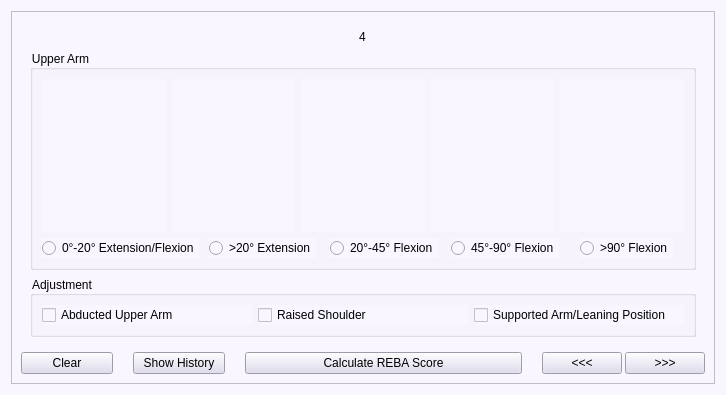
<?xml version="1.0" encoding="UTF-8"?>
<ui version="4.0">
 <class>Form</class>
 <widget class="QWidget" name="Form">
  <property name="geometry">
   <rect>
    <x>0</x>
    <y>0</y>
    <width>726</width>
    <height>395</height>
   </rect>
  </property>
  <property name="windowTitle">
   <string>Form</string>
  </property>
  <property name="styleSheet">
   <string notr="true">background-color: rgb(249, 246, 255);</string>
  </property>
  <layout class="QVBoxLayout" name="verticalLayout">
   <item>
    <widget class="QScrollArea" name="scrollArea">
     <property name="autoFillBackground">
      <bool>true</bool>
     </property>
     <property name="styleSheet">
      <string notr="true"/>
     </property>
     <property name="widgetResizable">
      <bool>true</bool>
     </property>
     <widget class="QWidget" name="scrollAreaWidgetContents">
      <property name="geometry">
       <rect>
        <x>0</x>
        <y>0</y>
        <width>706</width>
        <height>375</height>
       </rect>
      </property>
      <property name="styleSheet">
       <string notr="true">QTabBar::tab {
	background-color: rgb(222, 217, 238);
    color: black;
}
QTabBar::tab:selected {
   	background-color: rgb(204, 193, 238);
    color: black;
}</string>
      </property>
      <layout class="QVBoxLayout" name="verticalLayout_2">
       <item>
        <widget class="QStackedWidget" name="stackedWidget">
         <property name="currentIndex">
          <number>3</number>
         </property>
         <widget class="QWidget" name="page_1">
          <property name="styleSheet">
           <string notr="true"/>
          </property>
          <layout class="QVBoxLayout" name="verticalLayout_3" stretch="0,5,1">
           <item alignment="Qt::AlignHCenter">
            <widget class="QLabel" name="page1_label">
             <property name="text">
              <string>1</string>
             </property>
            </widget>
           </item>
           <item>
            <widget class="QGroupBox" name="neck_groupbox">
             <property name="title">
              <string>Neck</string>
             </property>
             <layout class="QVBoxLayout" name="verticalLayout_4" stretch="3,1">
              <item>
               <layout class="QHBoxLayout" name="nackimg_hbox">
                <property name="spacing">
                 <number>50</number>
                </property>
                <property name="bottomMargin">
                 <number>0</number>
                </property>
                <item>
                 <widget class="QLabel" name="neckimg_1">
                  <property name="styleSheet">
                   <string notr="true">border-image: url(:/Neck/resource/neck/neck1.png);</string>
                  </property>
                  <property name="text">
                   <string/>
                  </property>
                 </widget>
                </item>
                <item>
                 <widget class="QLabel" name="neckimg_2">
                  <property name="styleSheet">
                   <string notr="true">border-image: url(:/Neck/resource/neck/neck2.png);</string>
                  </property>
                  <property name="text">
                   <string/>
                  </property>
                 </widget>
                </item>
                <item>
                 <widget class="QLabel" name="neckimg_3">
                  <property name="styleSheet">
                   <string notr="true">border-image: url(:/Neck/resource/neck/neck3.png);</string>
                  </property>
                  <property name="text">
                   <string/>
                  </property>
                 </widget>
                </item>
               </layout>
              </item>
              <item>
               <layout class="QHBoxLayout" name="neckbtn_hbox">
                <item alignment="Qt::AlignHCenter">
                 <widget class="QRadioButton" name="neckbtn_1">
                  <property name="text">
                   <string>0-20° Flexion</string>
                  </property>
                 </widget>
                </item>
                <item alignment="Qt::AlignHCenter">
                 <widget class="QRadioButton" name="neckbtn_2">
                  <property name="text">
                   <string>in Extension</string>
                  </property>
                 </widget>
                </item>
                <item alignment="Qt::AlignHCenter">
                 <widget class="QRadioButton" name="neckbtn_3">
                  <property name="text">
                   <string>20° Flexion</string>
                  </property>
                 </widget>
                </item>
               </layout>
              </item>
             </layout>
            </widget>
           </item>
           <item>
            <widget class="QGroupBox" name="neckadj_groupBox">
             <property name="title">
              <string>Adjustment</string>
             </property>
             <layout class="QVBoxLayout" name="verticalLayout_5">
              <item>
               <widget class="QCheckBox" name="neck_adjbtn_1">
                <property name="text">
                 <string>Twisted or Side-Bending</string>
                </property>
               </widget>
              </item>
             </layout>
            </widget>
           </item>
          </layout>
         </widget>
         <widget class="QWidget" name="page_2">
          <layout class="QVBoxLayout" name="verticalLayout_6" stretch="0,5,1">
           <item alignment="Qt::AlignHCenter">
            <widget class="QLabel" name="page2_label">
             <property name="text">
              <string>2</string>
             </property>
            </widget>
           </item>
           <item>
            <widget class="QGroupBox" name="trunk_groupbox">
             <property name="title">
              <string>Trunk</string>
             </property>
             <layout class="QVBoxLayout" name="verticalLayout_7" stretch="3,1">
              <item>
               <layout class="QHBoxLayout" name="trunkimg_hbox">
                <item>
                 <widget class="QLabel" name="trunkimg_1">
                  <property name="autoFillBackground">
                   <bool>false</bool>
                  </property>
                  <property name="styleSheet">
                   <string notr="true">border-image: url(:/Trunk/resource/trunk/trunk1.png);</string>
                  </property>
                  <property name="text">
                   <string/>
                  </property>
                 </widget>
                </item>
                <item>
                 <widget class="QLabel" name="trunkimg_2">
                  <property name="styleSheet">
                   <string notr="true">border-image: url(:/Trunk/resource/trunk/trunk2.png);</string>
                  </property>
                  <property name="text">
                   <string/>
                  </property>
                 </widget>
                </item>
                <item>
                 <widget class="QLabel" name="trunkimg_3">
                  <property name="styleSheet">
                   <string notr="true">border-image: url(:/Trunk/resource/trunk/trunk3.png);</string>
                  </property>
                  <property name="text">
                   <string/>
                  </property>
                 </widget>
                </item>
                <item>
                 <widget class="QLabel" name="trunkimg_4">
                  <property name="styleSheet">
                   <string notr="true">border-image: url(:/Trunk/resource/trunk/trunk4.png);</string>
                  </property>
                  <property name="text">
                   <string/>
                  </property>
                 </widget>
                </item>
                <item>
                 <widget class="QLabel" name="trunkimg_5">
                  <property name="styleSheet">
                   <string notr="true">border-image: url(:/Trunk/resource/trunk/trunk5.png);</string>
                  </property>
                  <property name="text">
                   <string/>
                  </property>
                 </widget>
                </item>
               </layout>
              </item>
              <item>
               <layout class="QHBoxLayout" name="trunkbtn_hbox">
                <item alignment="Qt::AlignHCenter">
                 <widget class="QRadioButton" name="trunkbtn_1">
                  <property name="text">
                   <string>Standing Still</string>
                  </property>
                 </widget>
                </item>
                <item alignment="Qt::AlignHCenter">
                 <widget class="QRadioButton" name="trunkbtn_2">
                  <property name="text">
                   <string>in Extension</string>
                  </property>
                 </widget>
                </item>
                <item alignment="Qt::AlignHCenter">
                 <widget class="QRadioButton" name="trunkbtn_3">
                  <property name="text">
                   <string>0°-20° Flexion</string>
                  </property>
                 </widget>
                </item>
                <item alignment="Qt::AlignHCenter">
                 <widget class="QRadioButton" name="trunkbtn_4">
                  <property name="text">
                   <string>20°-60° Flexion</string>
                  </property>
                 </widget>
                </item>
                <item alignment="Qt::AlignHCenter">
                 <widget class="QRadioButton" name="trunkbtn_5">
                  <property name="text">
                   <string>&gt;60° Flexion</string>
                  </property>
                 </widget>
                </item>
               </layout>
              </item>
             </layout>
            </widget>
           </item>
           <item>
            <widget class="QGroupBox" name="trunkadj_groupBox">
             <property name="title">
              <string>Adjustment</string>
             </property>
             <layout class="QVBoxLayout" name="verticalLayout_8">
              <item>
               <widget class="QCheckBox" name="trunkadj_1">
                <property name="text">
                 <string>Twisted or Side Bending</string>
                </property>
               </widget>
              </item>
             </layout>
            </widget>
           </item>
          </layout>
         </widget>
         <widget class="QWidget" name="page">
          <layout class="QVBoxLayout" name="verticalLayout_10" stretch="0,2">
           <item alignment="Qt::AlignHCenter">
            <widget class="QLabel" name="page3_label">
             <property name="text">
              <string>3</string>
             </property>
            </widget>
           </item>
           <item>
            <widget class="QSplitter" name="page3_splitter">
             <property name="orientation">
              <enum>Qt::Horizontal</enum>
             </property>
             <widget class="QGroupBox" name="legs_groupbox">
              <property name="title">
               <string>Legs</string>
              </property>
              <layout class="QVBoxLayout" name="verticalLayout_9" stretch="3,1">
               <item>
                <layout class="QHBoxLayout" name="legsimg_hbox">
                 <item>
                  <widget class="QLabel" name="legsimg_1">
                   <property name="styleSheet">
                    <string notr="true">border-image: url(:/Legs/resource/legs/legs1.png);</string>
                   </property>
                   <property name="text">
                    <string/>
                   </property>
                  </widget>
                 </item>
                 <item>
                  <widget class="QLabel" name="legsimg_2">
                   <property name="styleSheet">
                    <string notr="true">border-image: url(:/Legs/resource/legs/legs2.png);</string>
                   </property>
                   <property name="text">
                    <string/>
                   </property>
                  </widget>
                 </item>
                </layout>
               </item>
               <item>
                <layout class="QHBoxLayout" name="legsbtn_hbox">
                 <item alignment="Qt::AlignHCenter|Qt::AlignTop">
                  <widget class="QRadioButton" name="legsbtn_1">
                   <property name="text">
                    <string>Balanced</string>
                   </property>
                  </widget>
                 </item>
                 <item alignment="Qt::AlignHCenter|Qt::AlignTop">
                  <widget class="QRadioButton" name="legsbtn_2">
                   <property name="text">
                    <string>Unbalanced</string>
                   </property>
                  </widget>
                 </item>
                </layout>
               </item>
              </layout>
             </widget>
             <widget class="QGroupBox" name="legsadj_groupbox">
              <property name="title">
               <string>Adjustment</string>
              </property>
              <layout class="QVBoxLayout" name="verticalLayout_13" stretch="3,1">
               <item>
                <layout class="QHBoxLayout" name="legsadjimg_hbox">
                 <item>
                  <widget class="QLabel" name="legsimg_3">
                   <property name="styleSheet">
                    <string notr="true">border-image: url(:/Legs/resource/legs/legs3.png);</string>
                   </property>
                   <property name="text">
                    <string/>
                   </property>
                  </widget>
                 </item>
                 <item>
                  <widget class="QLabel" name="legsimg_4">
                   <property name="styleSheet">
                    <string notr="true">border-image: url(:/Legs/resource/legs/legs4.png);</string>
                   </property>
                   <property name="text">
                    <string/>
                   </property>
                  </widget>
                 </item>
                 <item>
                  <widget class="QLabel" name="legsimg_5">
                   <property name="styleSheet">
                    <string notr="true">border-image: url(:/Legs/resource/legs/legs5.png);</string>
                   </property>
                   <property name="text">
                    <string/>
                   </property>
                  </widget>
                 </item>
                </layout>
               </item>
               <item>
                <layout class="QHBoxLayout" name="legsadjbtn_hbox">
                 <item alignment="Qt::AlignHCenter|Qt::AlignTop">
                  <widget class="QRadioButton" name="legsadj_1">
                   <property name="text">
                    <string>None</string>
                   </property>
                  </widget>
                 </item>
                 <item alignment="Qt::AlignHCenter|Qt::AlignTop">
                  <widget class="QRadioButton" name="legsadj_2">
                   <property name="text">
                    <string>30°-60° Degrees Flexion</string>
                   </property>
                  </widget>
                 </item>
                 <item alignment="Qt::AlignHCenter|Qt::AlignTop">
                  <widget class="QRadioButton" name="legsadj_3">
                   <property name="text">
                    <string>&gt;60° Flexion</string>
                   </property>
                  </widget>
                 </item>
                </layout>
               </item>
              </layout>
             </widget>
            </widget>
           </item>
          </layout>
         </widget>
         <widget class="QWidget" name="page_4">
          <layout class="QVBoxLayout" name="verticalLayout_11" stretch="0,5,1">
           <item alignment="Qt::AlignHCenter">
            <widget class="QLabel" name="page4_label">
             <property name="text">
              <string>4</string>
             </property>
            </widget>
           </item>
           <item>
            <widget class="QGroupBox" name="upperarm_groupbox">
             <property name="title">
              <string>Upper Arm</string>
             </property>
             <layout class="QVBoxLayout" name="verticalLayout_12" stretch="3,1">
              <item>
               <layout class="QHBoxLayout" name="upperarmimg_hbox">
                <item>
                 <widget class="QLabel" name="upperarmimg_1">
                  <property name="styleSheet">
                   <string notr="true">border-image: url(:/Upper Arm/resource/upperarms/upperarms1.png);</string>
                  </property>
                  <property name="text">
                   <string/>
                  </property>
                 </widget>
                </item>
                <item>
                 <widget class="QLabel" name="upperarmimg_2">
                  <property name="styleSheet">
                   <string notr="true">border-image: url(:/Upper Arm/resource/upperarms/upperarms2.png);</string>
                  </property>
                  <property name="text">
                   <string/>
                  </property>
                 </widget>
                </item>
                <item>
                 <widget class="QLabel" name="upperarmimg_3">
                  <property name="styleSheet">
                   <string notr="true">border-image: url(:/Upper Arm/resource/upperarms/upperarms3.png);</string>
                  </property>
                  <property name="text">
                   <string/>
                  </property>
                 </widget>
                </item>
                <item>
                 <widget class="QLabel" name="upperarmimg_4">
                  <property name="styleSheet">
                   <string notr="true">border-image: url(:/Upper Arm/resource/upperarms/upperarms4.png);</string>
                  </property>
                  <property name="text">
                   <string/>
                  </property>
                 </widget>
                </item>
                <item>
                 <widget class="QLabel" name="upperarmimg_5">
                  <property name="styleSheet">
                   <string notr="true">border-image: url(:/Upper Arm/resource/upperarms/upperarms5.png);</string>
                  </property>
                  <property name="text">
                   <string/>
                  </property>
                 </widget>
                </item>
               </layout>
              </item>
              <item>
               <layout class="QHBoxLayout" name="upperarmbtn_hbox">
                <item alignment="Qt::AlignHCenter">
                 <widget class="QRadioButton" name="upperarmbtn_1">
                  <property name="text">
                   <string>0°-20° Extension/Flexion</string>
                  </property>
                 </widget>
                </item>
                <item alignment="Qt::AlignHCenter">
                 <widget class="QRadioButton" name="upperarmbtn_2">
                  <property name="text">
                   <string>&gt;20° Extension</string>
                  </property>
                 </widget>
                </item>
                <item alignment="Qt::AlignHCenter">
                 <widget class="QRadioButton" name="upperarmbtn_3">
                  <property name="text">
                   <string>20°-45° Flexion</string>
                  </property>
                 </widget>
                </item>
                <item alignment="Qt::AlignHCenter">
                 <widget class="QRadioButton" name="upperarmbtn_4">
                  <property name="text">
                   <string>45°-90° Flexion</string>
                  </property>
                 </widget>
                </item>
                <item alignment="Qt::AlignHCenter">
                 <widget class="QRadioButton" name="upperarmbtn_5">
                  <property name="autoFillBackground">
                   <bool>false</bool>
                  </property>
                  <property name="styleSheet">
                   <string notr="true"/>
                  </property>
                  <property name="text">
                   <string>&gt;90° Flexion</string>
                  </property>
                 </widget>
                </item>
               </layout>
              </item>
             </layout>
            </widget>
           </item>
           <item>
            <widget class="QGroupBox" name="upperarmadj_groupbox">
             <property name="title">
              <string>Adjustment</string>
             </property>
             <layout class="QHBoxLayout" name="horizontalLayout_2">
              <item>
               <widget class="QCheckBox" name="upperarmadj_1">
                <property name="text">
                 <string>Abducted Upper Arm</string>
                </property>
               </widget>
              </item>
              <item>
               <widget class="QCheckBox" name="upperarmadj_2">
                <property name="text">
                 <string>Raised Shoulder</string>
                </property>
               </widget>
              </item>
              <item>
               <widget class="QCheckBox" name="upperarmadj_3">
                <property name="text">
                 <string>Supported Arm/Leaning Position</string>
                </property>
               </widget>
              </item>
             </layout>
            </widget>
           </item>
          </layout>
         </widget>
         <widget class="QWidget" name="page_5">
          <layout class="QVBoxLayout" name="verticalLayout_15" stretch="0,5">
           <item alignment="Qt::AlignHCenter">
            <widget class="QLabel" name="page5_label">
             <property name="text">
              <string>5</string>
             </property>
            </widget>
           </item>
           <item>
            <widget class="QSplitter" name="splitter">
             <property name="orientation">
              <enum>Qt::Horizontal</enum>
             </property>
             <widget class="QGroupBox" name="lowerarm_groupbox">
              <property name="title">
               <string>Lower Arm</string>
              </property>
              <layout class="QVBoxLayout" name="verticalLayout_16" stretch="3,1">
               <item>
                <layout class="QHBoxLayout" name="lowerarmimg_hbox">
                 <property name="spacing">
                  <number>100</number>
                 </property>
                 <item>
                  <widget class="QLabel" name="lowerarmimg_1">
                   <property name="styleSheet">
                    <string notr="true">border-image: url(:/Lower Arm/resource/lowerarms/lowerarms1.png);</string>
                   </property>
                   <property name="text">
                    <string/>
                   </property>
                  </widget>
                 </item>
                 <item>
                  <widget class="QLabel" name="lowerarmimg_2">
                   <property name="styleSheet">
                    <string notr="true">border-image: url(:/Lower Arm/resource/lowerarms/lowerarms2.png);</string>
                   </property>
                   <property name="text">
                    <string/>
                   </property>
                  </widget>
                 </item>
                </layout>
               </item>
               <item>
                <layout class="QHBoxLayout" name="lowerarmbtn_hbox">
                 <item alignment="Qt::AlignHCenter">
                  <widget class="QRadioButton" name="lowerarmbtn_1">
                   <property name="text">
                    <string>60°-100° Flexion</string>
                   </property>
                  </widget>
                 </item>
                 <item alignment="Qt::AlignHCenter">
                  <widget class="QRadioButton" name="lowerarmbtn_2">
                   <property name="text">
                    <string>&lt;60° Flex/&gt;100°Flex</string>
                   </property>
                  </widget>
                 </item>
                </layout>
               </item>
              </layout>
             </widget>
            </widget>
           </item>
          </layout>
         </widget>
         <widget class="QWidget" name="page_6">
          <layout class="QVBoxLayout" name="verticalLayout_14">
           <item alignment="Qt::AlignHCenter">
            <widget class="QLabel" name="page6_label">
             <property name="text">
              <string>6</string>
             </property>
            </widget>
           </item>
           <item>
            <widget class="QGroupBox" name="wrist_groupbox">
             <property name="title">
              <string>Wrist</string>
             </property>
             <layout class="QVBoxLayout" name="verticalLayout_17" stretch="3,1">
              <item>
               <layout class="QHBoxLayout" name="wristimg_hbox">
                <property name="spacing">
                 <number>100</number>
                </property>
                <item>
                 <widget class="QLabel" name="wristimg_1">
                  <property name="styleSheet">
                   <string notr="true">border-image: url(:/Wrist/resource/wrist/wrist1.png);</string>
                  </property>
                  <property name="text">
                   <string/>
                  </property>
                 </widget>
                </item>
                <item>
                 <widget class="QLabel" name="wristimg_2">
                  <property name="styleSheet">
                   <string notr="true">border-image: url(:/Wrist/resource/wrist/wrist2.png);</string>
                  </property>
                  <property name="text">
                   <string/>
                  </property>
                 </widget>
                </item>
               </layout>
              </item>
              <item>
               <layout class="QHBoxLayout" name="wristbtn_hbox">
                <item alignment="Qt::AlignHCenter">
                 <widget class="QRadioButton" name="wristbtn_1">
                  <property name="text">
                   <string>0°-15° Extend/Flex</string>
                  </property>
                 </widget>
                </item>
                <item alignment="Qt::AlignHCenter">
                 <widget class="QRadioButton" name="wristbtn_2">
                  <property name="text">
                   <string>&gt;15° Extend/Flex</string>
                  </property>
                 </widget>
                </item>
               </layout>
              </item>
             </layout>
            </widget>
           </item>
           <item>
            <widget class="QGroupBox" name="wrist_groupbox_2">
             <property name="title">
              <string>Adjustment</string>
             </property>
             <layout class="QVBoxLayout" name="verticalLayout_22">
              <item>
               <widget class="QCheckBox" name="wristadj_1">
                <property name="text">
                 <string>Bent Wrist</string>
                </property>
               </widget>
              </item>
             </layout>
            </widget>
           </item>
          </layout>
         </widget>
         <widget class="QWidget" name="page_7">
          <layout class="QVBoxLayout" name="verticalLayout_19" stretch="0,1,0,0">
           <item alignment="Qt::AlignHCenter">
            <widget class="QLabel" name="page7_label">
             <property name="text">
              <string>7</string>
             </property>
            </widget>
           </item>
           <item>
            <widget class="QGroupBox" name="forceload_groupbox">
             <property name="title">
              <string>Force/Load  Score</string>
             </property>
             <layout class="QVBoxLayout" name="verticalLayout_18">
              <item>
               <layout class="QHBoxLayout" name="forcebtn_hbox">
                <item>
                 <widget class="QRadioButton" name="forcebtn_1">
                  <property name="text">
                   <string>&lt;5 kg</string>
                  </property>
                 </widget>
                </item>
                <item>
                 <widget class="QRadioButton" name="forcebtn_2">
                  <property name="text">
                   <string>5-10 kg</string>
                  </property>
                 </widget>
                </item>
                <item>
                 <widget class="QRadioButton" name="forcebtn_3">
                  <property name="text">
                   <string>&gt;10  kg</string>
                  </property>
                 </widget>
                </item>
               </layout>
              </item>
              <item>
               <widget class="QCheckBox" name="forceadj_1">
                <property name="text">
                 <string>Shock Force, Rapid Buildup, or Sudden Exertion</string>
                </property>
               </widget>
              </item>
             </layout>
            </widget>
           </item>
           <item>
            <widget class="QGroupBox" name="coupling_groupbox">
             <property name="title">
              <string>Coupling</string>
             </property>
             <layout class="QVBoxLayout" name="verticalLayout_21">
              <item>
               <layout class="QHBoxLayout" name="horizontalLayout">
                <item>
                 <widget class="QRadioButton" name="couplingbtn_1">
                  <property name="text">
                   <string>Good Handling</string>
                  </property>
                 </widget>
                </item>
                <item>
                 <widget class="QRadioButton" name="couplingbtn_2">
                  <property name="text">
                   <string>Acceptable Handling</string>
                  </property>
                 </widget>
                </item>
                <item>
                 <widget class="QRadioButton" name="couplingbtn_3">
                  <property name="text">
                   <string>Poor Handling</string>
                  </property>
                 </widget>
                </item>
                <item>
                 <widget class="QRadioButton" name="couplingbtn_4">
                  <property name="text">
                   <string>Unacceptable Handling</string>
                  </property>
                 </widget>
                </item>
               </layout>
              </item>
             </layout>
            </widget>
           </item>
           <item>
            <widget class="QGroupBox" name="activity_groupbox">
             <property name="title">
              <string>Activity Score</string>
             </property>
             <layout class="QVBoxLayout" name="verticalLayout_20">
              <item>
               <layout class="QVBoxLayout" name="activity_hbox">
                <item>
                 <widget class="QCheckBox" name="activitybtn_1">
                  <property name="text">
                   <string>1 or more body parts are held for longer than 1 minute (static)</string>
                  </property>
                 </widget>
                </item>
                <item>
                 <widget class="QCheckBox" name="activitybtn_2">
                  <property name="text">
                   <string>Repeated small range actions, such as repeating an action more than 4x per minute (except walking)</string>
                  </property>
                 </widget>
                </item>
                <item>
                 <widget class="QCheckBox" name="activitybtn_3">
                  <property name="text">
                   <string>Action causes rapid large range changes in posture or unstable base</string>
                  </property>
                 </widget>
                </item>
               </layout>
              </item>
             </layout>
            </widget>
           </item>
          </layout>
         </widget>
        </widget>
       </item>
       <item>
        <layout class="QHBoxLayout" name="activitybtn_hbox" stretch="1,1,3,1">
         <property name="spacing">
          <number>20</number>
         </property>
         <item>
          <widget class="QPushButton" name="clearbtn">
           <property name="styleSheet">
            <string notr="true">QPushButton {
    background-color: #ded9ee; 
}

QPushButton:hover {
    background-color: #cbc1ee;
}</string>
           </property>
           <property name="text">
            <string>Clear</string>
           </property>
          </widget>
         </item>
         <item>
          <widget class="QPushButton" name="historybtn">
           <property name="styleSheet">
            <string notr="true">QPushButton {
    background-color: #ded9ee; 
}

QPushButton:hover {
    background-color: #cbc1ee;
}</string>
           </property>
           <property name="text">
            <string>Show History</string>
           </property>
          </widget>
         </item>
         <item>
          <widget class="QPushButton" name="calculatebtn">
           <property name="styleSheet">
            <string notr="true">QPushButton {
    background-color: #ded9ee; 
}

QPushButton:hover {
    background-color: #cbc1ee;
}</string>
           </property>
           <property name="text">
            <string>Calculate REBA Score</string>
           </property>
          </widget>
         </item>
         <item>
          <layout class="QHBoxLayout" name="pagechange_hbox">
           <property name="spacing">
            <number>3</number>
           </property>
           <item>
            <widget class="QPushButton" name="prevBtn">
             <property name="styleSheet">
              <string notr="true">QPushButton {
    background-color: #ded9ee; 
}

QPushButton:hover {
    background-color: #cbc1ee;
}</string>
             </property>
             <property name="text">
              <string>&lt;&lt;&lt;</string>
             </property>
            </widget>
           </item>
           <item>
            <widget class="QPushButton" name="nextBtn">
             <property name="styleSheet">
              <string notr="true">QPushButton {
    background-color: #ded9ee; 
}

QPushButton:hover {
    background-color: #cbc1ee;
}</string>
             </property>
             <property name="text">
              <string>&gt;&gt;&gt;</string>
             </property>
            </widget>
           </item>
          </layout>
         </item>
        </layout>
       </item>
      </layout>
     </widget>
    </widget>
   </item>
  </layout>
 </widget>
 <resources>
  <include location="resources_from_qt.qrc"/>
 </resources>
 <connections/>
</ui>
